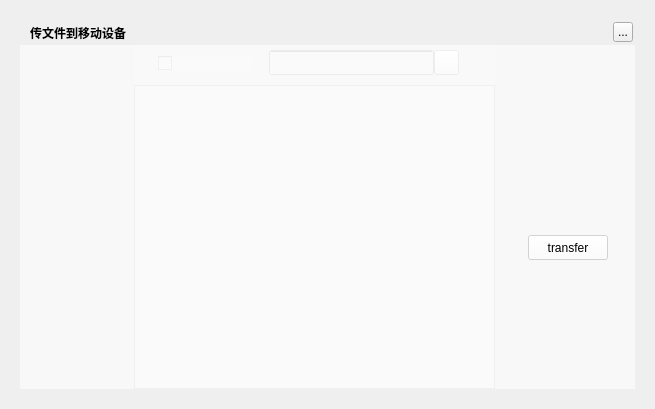
<?xml version="1.0" encoding="UTF-8"?>
<ui version="4.0">
 <class>MusicConnectTransferWidget</class>
 <widget class="QWidget" name="MusicConnectTransferWidget">
  <property name="geometry">
   <rect>
    <x>0</x>
    <y>0</y>
    <width>655</width>
    <height>409</height>
   </rect>
  </property>
  <property name="windowTitle">
   <string>MusicConnectTransferWidget</string>
  </property>
  <widget class="QLabel" name="background">
   <property name="geometry">
    <rect>
     <x>20</x>
     <y>20</y>
     <width>615</width>
     <height>369</height>
    </rect>
   </property>
   <property name="text">
    <string/>
   </property>
  </widget>
  <widget class="QLabel" name="topTitleName">
   <property name="geometry">
    <rect>
     <x>30</x>
     <y>20</y>
     <width>171</width>
     <height>25</height>
    </rect>
   </property>
   <property name="styleSheet">
    <string notr="true">color:&quot;#FFFFFF&quot;;font-weight:bold</string>
   </property>
   <property name="text">
    <string>传文件到移动设备</string>
   </property>
  </widget>
  <widget class="QToolButton" name="topTitleCloseButton">
   <property name="geometry">
    <rect>
     <x>613</x>
     <y>22</y>
     <width>20</width>
     <height>20</height>
    </rect>
   </property>
   <property name="text">
    <string>...</string>
   </property>
  </widget>
  <widget class="QWidget" name="backgroundMask" native="true">
   <property name="geometry">
    <rect>
     <x>20</x>
     <y>45</y>
     <width>615</width>
     <height>344</height>
    </rect>
   </property>
   <property name="styleSheet">
    <string notr="true">QWidget{background:rgba(255,255,255,150);}
QLabel{background:transparent;}</string>
   </property>
   <widget class="QWidget" name="playListWidget" native="true">
    <property name="geometry">
     <rect>
      <x>114</x>
      <y>0</y>
      <width>361</width>
      <height>344</height>
     </rect>
    </property>
    <property name="styleSheet">
     <string notr="true">background:rgba(255,255,255,50)</string>
    </property>
    <widget class="QLineEdit" name="searchLineEdit">
     <property name="geometry">
      <rect>
       <x>135</x>
       <y>5</y>
       <width>165</width>
       <height>25</height>
      </rect>
     </property>
     <property name="styleSheet">
      <string notr="true">border-image: url(:/image/searchline);color:#6495ED;</string>
     </property>
    </widget>
    <widget class="QCheckBox" name="allSelectedcheckBox">
     <property name="geometry">
      <rect>
       <x>24</x>
       <y>10</y>
       <width>95</width>
       <height>16</height>
      </rect>
     </property>
    </widget>
    <widget class="QPushButton" name="searchLineLabel">
     <property name="geometry">
      <rect>
       <x>300</x>
       <y>5</y>
       <width>25</width>
       <height>25</height>
      </rect>
     </property>
     <property name="styleSheet">
      <string notr="true">border-image: url(:/share/searchlineleft);</string>
     </property>
    </widget>
    <widget class="MusicConnectTransferTableWidget" name="playListTableWidget">
     <property name="geometry">
      <rect>
       <x>0</x>
       <y>40</y>
       <width>361</width>
       <height>304</height>
      </rect>
     </property>
    </widget>
   </widget>
   <widget class="QLabel" name="iconLabel">
    <property name="geometry">
     <rect>
      <x>510</x>
      <y>50</y>
      <width>72</width>
      <height>72</height>
     </rect>
    </property>
    <property name="pixmap">
     <pixmap resource="../../../TTKQrc/MusicPlayer.qrc">:/toolSets/usb</pixmap>
    </property>
   </widget>
   <widget class="QLabel" name="textLabel">
    <property name="geometry">
     <rect>
      <x>500</x>
      <y>125</y>
      <width>95</width>
      <height>25</height>
     </rect>
    </property>
    <property name="alignment">
     <set>Qt::AlignCenter</set>
    </property>
   </widget>
   <widget class="QPushButton" name="transferButton">
    <property name="geometry">
     <rect>
      <x>508</x>
      <y>190</y>
      <width>80</width>
      <height>25</height>
     </rect>
    </property>
    <property name="text">
     <string>transfer</string>
    </property>
   </widget>
  </widget>
  <zorder>background</zorder>
  <zorder>backgroundMask</zorder>
  <zorder>topTitleName</zorder>
  <zorder>topTitleCloseButton</zorder>
 </widget>
 <customwidgets>
  <customwidget>
   <class>MusicConnectTransferTableWidget</class>
   <extends>QTableWidget</extends>
   <header>musicconnecttransfertablewidget.h</header>
  </customwidget>
 </customwidgets>
 <resources>
  <include location="../../../TTKQrc/MusicPlayer.qrc"/>
 </resources>
 <connections/>
</ui>
